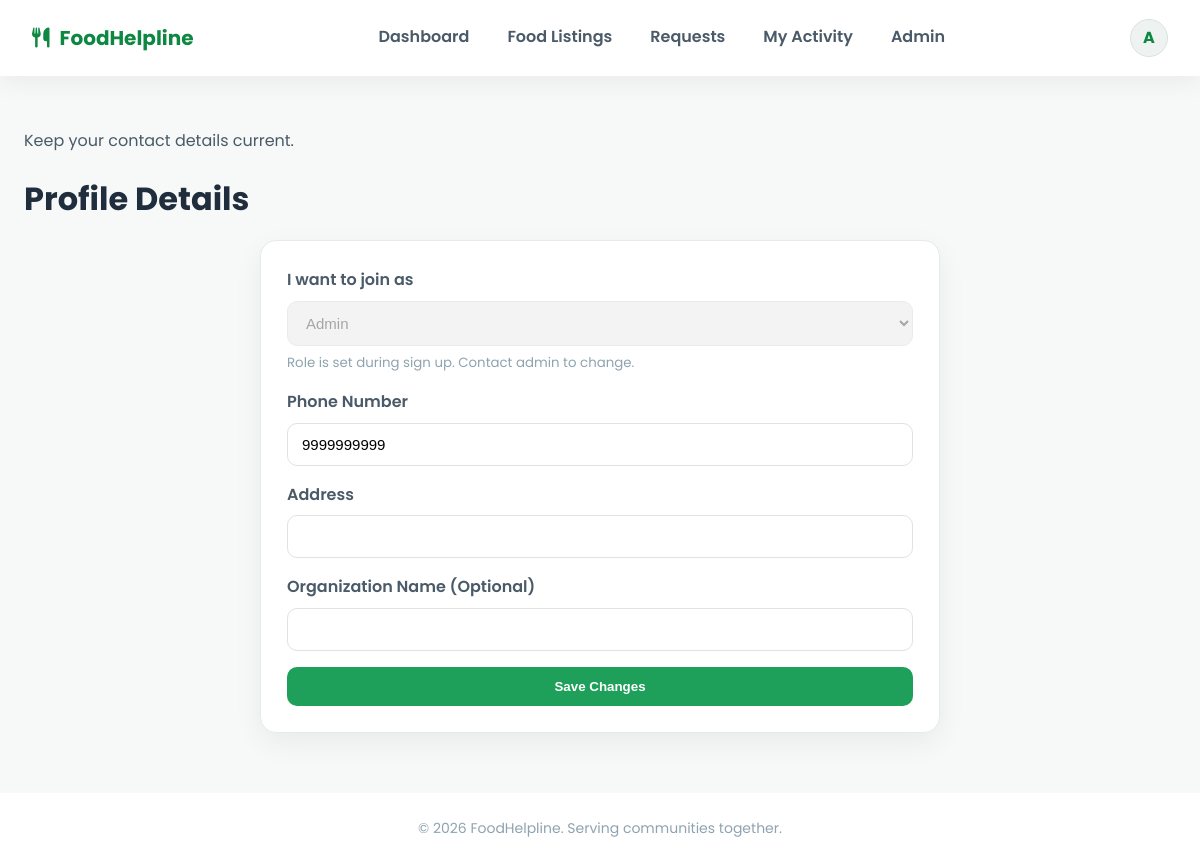
The app's page /profile.php (signed in) with its own data.
### tables this page shows
CREATE TABLE IF NOT EXISTS `users` (
  `id` int NOT NULL AUTO_INCREMENT,
  `name` varchar(100) DEFAULT NULL,
  `email` varchar(100) DEFAULT NULL,
  `phone` varchar(15) DEFAULT NULL,
  `address` varchar(255) DEFAULT NULL,
  `organization` varchar(255) DEFAULT NULL,
  `password` varchar(255) DEFAULT NULL,
  `role` enum('admin','donor','receiver','volunteer') DEFAULT NULL,
  `profile_completed` tinyint(1) NOT NULL DEFAULT '0',
  `status` tinyint DEFAULT '1',
  `created_at` timestamp NULL DEFAULT CURRENT_TIMESTAMP,
  PRIMARY KEY (`id`),
  UNIQUE KEY `email` (`email`)
);

### includes/helpers.php (called while the page is built, shortened)
<?php
function safe($value) {
    return htmlspecialchars($value ?? '', ENT_QUOTES, 'UTF-8');
}

### profile.php (the view, shortened to what this page needs)
<?php
$active = "";
include("includes/header.php");
include("includes/helpers.php");
?>
<section class="page">
    <div class="section-head" style="margin-bottom:10px;">
        <div>
            <p class="lead">Keep your contact details current.</p>
            <h1>Profile Details</h1>
        </div>
    </div>
    <div class="form-card">
        <form method="POST">
            <div class="form-group">
                <label>I want to join as</label>
                <select disabled>
                    <option><?php echo ucfirst($currentUser['role']); ?></option>
                </select>
                <small style="display:block;color:var(--gray-500);margin-top:6px;">Role is set during sign up. Contact admin to change.</small>
            </div>
            <div class="form-group">
                <label>Phone Number</label>
                <input type="text" name="phone" required value="<?php echo safe($currentUser['phone']); ?>" inputmode="numeric">
            </div>
            <div class="form-group">
                <label>Address</label>
                <input type="text" name="address" required value="<?php echo safe($currentUser['address']); ?>">
            </div>
            <div class="form-group">
                <label>Organization Name (Optional)</label>
                <input type="text" name="organization" value="<?php echo safe($currentUser['organization']); ?>">
            </div>
            <button type="submit" name="save_profile" class="btn primary full">Save Changes</button>
        </form>
    </div>
</section>
<?php include("includes/footer.php"); ?>

### includes/header.php (shortened to what this page needs)
<?php
include_once __DIR__ . '/db.php';
$active = $active ?? '';
$userStmt = $conn->prepare("SELECT * FROM users WHERE id = ? LIMIT 1");
$userStmt->execute([$_SESSION['user_id']]);
$currentUser = $userStmt->fetch(PDO::FETCH_ASSOC);
$firstInitial = strtoupper(substr($currentUser['name'], 0, 1));
?>
<!DOCTYPE html>
<html lang="en">
<head>
    <link rel="stylesheet" href="https://cdnjs.cloudflare.com/ajax/libs/font-awesome/6.4.2/css/all.min.css">
    <link rel="stylesheet" href="<?php echo BASE_URL; ?>assets/css/style.css">
</head>
<body class="app-body">
<header class="app-nav">
    <div class="brand">
        <a href="<?php echo BASE_URL; ?>dashboard.php">
            <i class="fas fa-utensils"></i>
            <span>FoodHelpline</span>
        </a>
    </div>
    <nav class="nav-links">
        <a class="<?php echo $active === 'dashboard' ? 'active' : ''; ?>" href="<?php echo BASE_URL; ?>dashboard.php">Dashboard</a>
        <a class="<?php echo $active === 'listings' ? 'active' : ''; ?>" href="<?php echo BASE_URL; ?>food_listings.php">Food Listings</a>
        <a class="<?php echo $active === 'requests' ? 'active' : ''; ?>" href="<?php echo BASE_URL; ?>requests.php">Requests</a>
        <a class="<?php echo $active === 'activity' ? 'active' : ''; ?>" href="<?php echo BASE_URL; ?>activity.php">My Activity</a>
        <?php if ($currentUser['role'] === 'admin'): ?>
            <a class="<?php echo $active === 'admin' ? 'active' : ''; ?>" href="<?php echo BASE_URL; ?>admin/dashboard.php">Admin</a>
        <?php endif; ?>
    </nav>
    <div class="nav-cta">
        <div class="avatar" data-dropdown="user-menu">
            <?php echo htmlspecialchars($firstInitial); ?>
        </div>
    </div>
</header>
<main>

### assets/css/style.css (style rules this page uses)
:root { --green: #1fa05a; --green-dark: #0d8741; --yellow: #f4ad22; --red: #d94141; --gray-900: #1f2d3d; --gray-700: #4a5a68; --gray-500: #8fa3b0; --gray-300: #dce5eb; --gray-100: #f7f9f8; --card-shadow: 0 10px 30px rgba(0, 0, 0, 0.06); font-family: "Poppins", system-ui, -apple-system, sans-serif; }
* { box-sizing: border-box; margin: 0; padding: 0; }
body { background: var(--gray-100); color: var(--gray-900); line-height: 1.6; }
a { color: var(--green); text-decoration: none; }
.btn { display: inline-flex; align-items: center; gap: 8px; border: none; border-radius: 10px; padding: 12px 18px; font-weight: 600; cursor: pointer; transition: all 0.2s ease; text-decoration: none; }
.btn.primary { background: var(--green); color: #fff; }
.btn.full { width: 100%; justify-content: center; }
.app-body { min-height: 100vh; }
.app-nav { position: sticky; top: 0; z-index: 50; background: #fff; display: flex; align-items: center; justify-content: space-between; padding: 16px 32px; box-shadow: 0 8px 22px rgba(0, 0, 0, 0.05); }
.brand a { display: inline-flex; align-items: center; gap: 10px; font-size: 20px; font-weight: 700; color: var(--green-dark); }
.nav-links { display: flex; gap: 18px; }
.nav-links a { color: var(--gray-700); font-weight: 600; padding: 8px 10px; border-bottom: 2px solid transparent; }
.nav-cta { display: flex; align-items: center; gap: 12px; position: relative; }
.avatar { width: 38px; height: 38px; border-radius: 50%; background: #eef3f1; color: var(--green-dark); display: grid; place-items: center; font-weight: 700; cursor: pointer; border: 1px solid #d7e3dd; }
.page { max-width: 1200px; margin: 0 auto; padding: 32px 24px 60px; }
.page h1 { font-size: 32px; margin-bottom: 6px; }
.page p.lead { color: var(--gray-700); margin-bottom: 20px; }
.section-head { display: flex; justify-content: space-between; align-items: center; margin: 20px 0 12px; }
.form-card { max-width: 680px; margin: 0 auto; background: #fff; padding: 26px; border-radius: 16px; border: 1px solid #e5ebea; box-shadow: var(--card-shadow); }
.form-group { margin-bottom: 16px; }
.form-group label { display: block; font-weight: 600; margin-bottom: 8px; color: var(--gray-700); }
.form-group input, .form-group select, .form-group textarea { width: 100%; border: 1px solid #dde4e2; border-radius: 10px; padding: 12px 14px; font-size: 15px; outline: none; transition: border 0.2s ease, box-shadow 0.2s ease; }
.section-head { display: flex; justify-content: space-between; align-items: center; margin-bottom: 24px; }

### records on screen
users: name "A", role "Admin", phone "9999999999"
